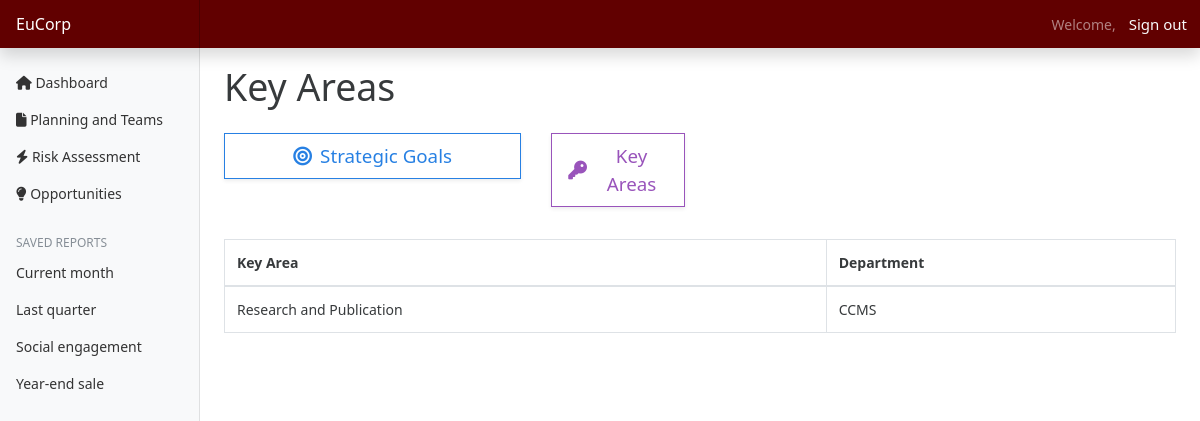
The page /plans/key-areas (signed in) on the database as committed earlier.
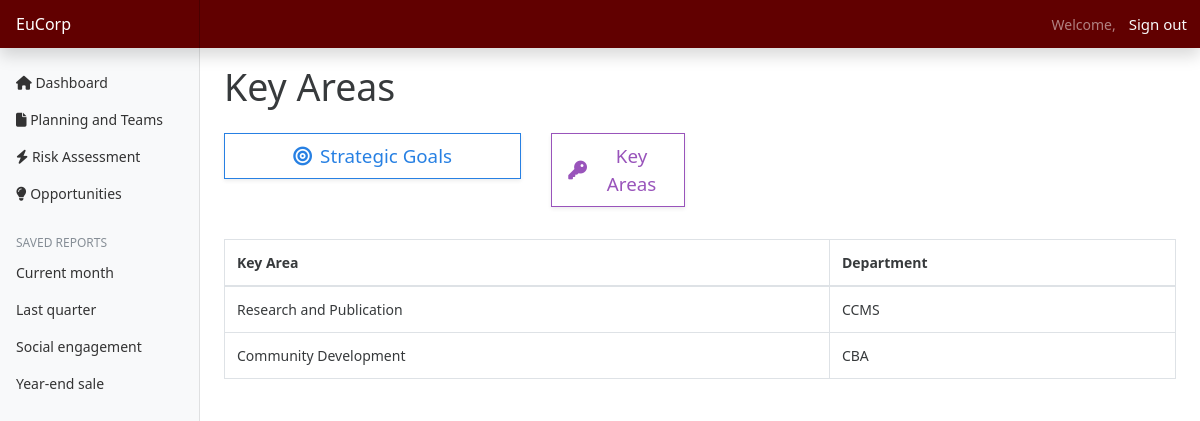
The same page on the database as committed later.
### plans/models.py (models this page shows, shortened)
class KeyAreas(models.Model):
    name = models.CharField(max_length=255)
    department = models.ForeignKey(to=DepartmentHeads, on_delete=models.CASCADE)

### departments/models.py (models this page shows, shortened)
class DepartmentHeads(models.Model):
    id = models.AutoField(primary_key=True)
    head = models.ForeignKey(to=User, on_delete=models.CASCADE, default='',)
    department = models.ForeignKey(to=Department, on_delete=models.CASCADE)
    contact_no = models.CharField(max_length=15, blank=True, null=True, default='')
    is_admin = models.BooleanField(default=False)  # Field to identify admin user
    def __str__(self):
        return f"{self.department.name}"

class Department(models.Model):
    name = models.CharField(max_length=255)

### plans/views.py (the view)
# urls.py: path('key-areas',views.getKeyArea,name="keyAreas"),
@login_required(login_url='authentication/login')
def getKeyArea(request):
    keyAreas = KeyAreas.objects.all()
    context = {
        'keyAreas' : keyAreas,
    }
    return render(request, 'plans/keyAreas.html', context)

### templates/plans/keyAreas.html (shortened to what this page needs)
{% extends 'base.html' %}
{% block content %}
<h1>Key Areas</h1>
<div class="row mt-4">
  <div class="col-md-4">
    <a href="{% url 'plans' %}" class="btn btn-outline-primary btn-lg btn-block shadow-sm d-flex align-items-center justify-content-center" role="button">
      <i class="fas fa-bullseye mr-2"></i>
      Strategic Goals
    </a>
  </div>
  <div class="col-md-2 mb-3">
    <a href="{% url 'keyAreas' %}" class="btn btn-outline-info btn-lg btn-block shadow-sm d-flex align-items-center justify-content-center" role="button">
      <i class="fas fa-key mr-2"></i>
      Key Areas
    </a>
  </div>
</div>
<table class="table table-bordered mt-3" id="goalsTable">
    <thead>
        <tr>
            <th scope="col">Key Area</th>
            <th scope="col">Department</th>
        </tr>
    </thead>
    <tbody>
        {% for keyArea in keyAreas %}
        <tr>
            <td>{{ keyArea.name }}</td>
            <td>{{ keyArea.department }}</td>
        </tr>
        {% endfor %}
    </tbody>
</table>
{% endblock %}

Rows that differ between the two databases and show on the page:
added KeyAreas: name "Community Development", department "CBA"
